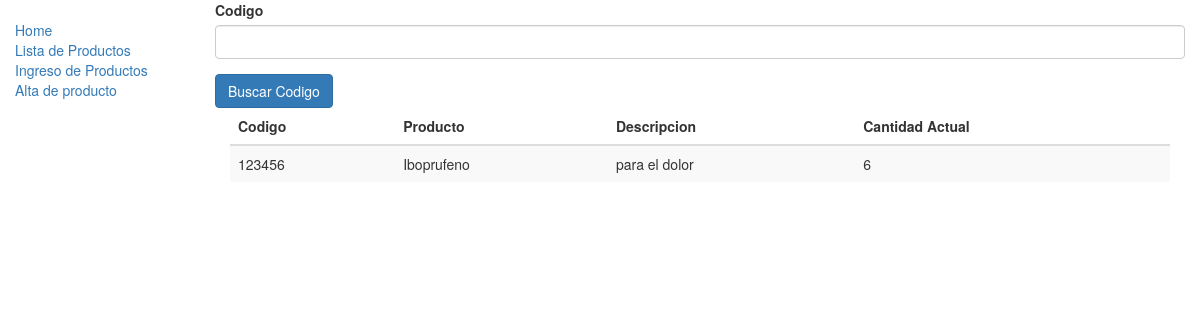
The page /almacen/entrada/ on the database as committed earlier.
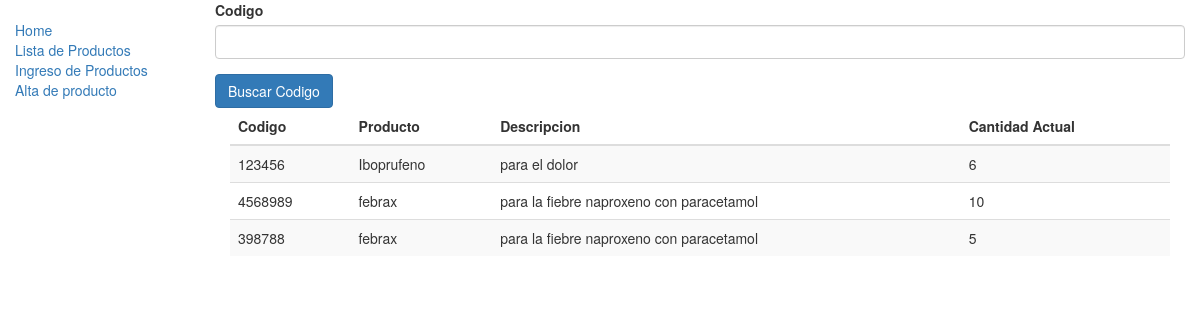
The same page on the database as committed later.
### almacen/models.py (models this page shows, shortened)
class Inventario(models.Model):
    producto=models.ForeignKey('Producto', on_delete=models.CASCADE, null=True)
    cantidad=models.IntegerField(default=0)
    codigob = models.CharField(max_length=200)

class Producto(models.Model):
    id = models.UUIDField(primary_key=True, default=uuid.uuid4, help_text="ID único para este libro particular en toda la biblioteca")
    nombre = models.CharField(max_length=200)
    descripcion = models.TextField(max_length=1000,  help_text="Ingrese una breve descripción del producto")
    minimo = models.IntegerField(default=0)
    maximo = models.IntegerField(default=0)

### almacen/views.py (the view)
def EntradaView(request):
    form = BuscarCodigoForm()
    inventarios=Inventario.objects.select_related('producto')
    return render(request,"entrada.html",{"form":form,"inventarios":inventarios})

### almacen/forms.py
class BuscarCodigoForm(forms.Form):
    codigo = forms.CharField(max_length=140, required=True, help_text="Ingrese Codigo de barra de producto")
    def __init__(self,*args, **kwargs):
        super(BuscarCodigoForm, self).__init__(*args, **kwargs)
        for name in self.fields.keys():
            self.fields[name].widget.attrs.update({
                'class':'form-control',
            })
    class Meta:
        model=Inventario
        fields=("__all__")

### almacen/templates/entrada.html (shortened to what this page needs)
{% extends "base_generic.html" %}
{% block content %}
 <div class="container-fluid">
     <form method="GET" id="entrada-form" action="{% url 'buscar' %}">
         <div class="row">
             {% for field in form %}
             <div class="form-group col-4">
                 <label class="col-12">{{ field.label }}</label>
                 {{ field }}
             </div>
             {% endfor %}
             <input type="submit" class="btn btn-primary" value="Buscar Codigo" />
         </div>
    </form>
 </div>
 <div class="container-fluid">
     <table class="table table-striped table-sm" id="my_entrada">
         <thead>
             <tr>
                 <th>Codigo</th>
                 <th>Producto</th>
                 <th>Descripcion</th>
                 <th>Cantidad Actual</th>
             </tr>
         </thead>
         <tbody>
             {% for inventario in inventarios %}
             <tr>
                 <td>{{inventario.codigob}}</td>
                 <td>{{inventario.producto.nombre}}</td>
                 <td>{{inventario.producto.descripcion}}</td>
                 <td>{{inventario.cantidad}}</td>
             </tr>
             {% endfor %}
         </tbody>
     </table>
 </div>
{% endblock %}

### almacen/templates/base_generic.html (shortened to what this page needs)
<!DOCTYPE html>
<html lang='es'>
    <head>
        <link rel="stylesheet" href="https://maxcdn.bootstrapcdn.com/bootstrap/3.3.7/css/bootstrap.min.css">
        {% load static %}
        <link rel="stylesheet" href="{% static 'css/styles.css' %}">
    </head>
        <body>
            <div class="container-fluid">
                <div class="row">
                    <div class="col-sm-2">
                        {% block sidebar %}
                        <ul class="sidebar-nav">
                            <li><a href="{% url 'index' %}">Home</a></li>
                            <li><a href="{% url 'producto' %}">Lista de Productos</a></li>
                            <li><a href="{% url 'entrada' %}">Ingreso de Productos</a></li>
                            <li><a href="admin/">Alta de producto</a></li>
                        </ul>
                        {% endblock %}
                    </div>
                    <div class="col-sm-10 ">
                        {% block content %}{% endblock %}
                    </div>
                </div>
            </div>
        </body>
</html>

### almacen/static/css/styles.css (style rules this page uses)
.sidebar-nav { margin-top: 20px; padding: 0; list-style: none; }

Rows that differ between the two databases and show on the page:
added Inventario: codigob "4568989", producto.nombre "febrax", producto.descripcion "para la fiebre naproxeno con paracetamol", cantidad "10"
added Inventario: codigob "398788", producto.nombre "febrax", producto.descripcion "para la fiebre naproxeno con paracetamol", cantidad "5"
